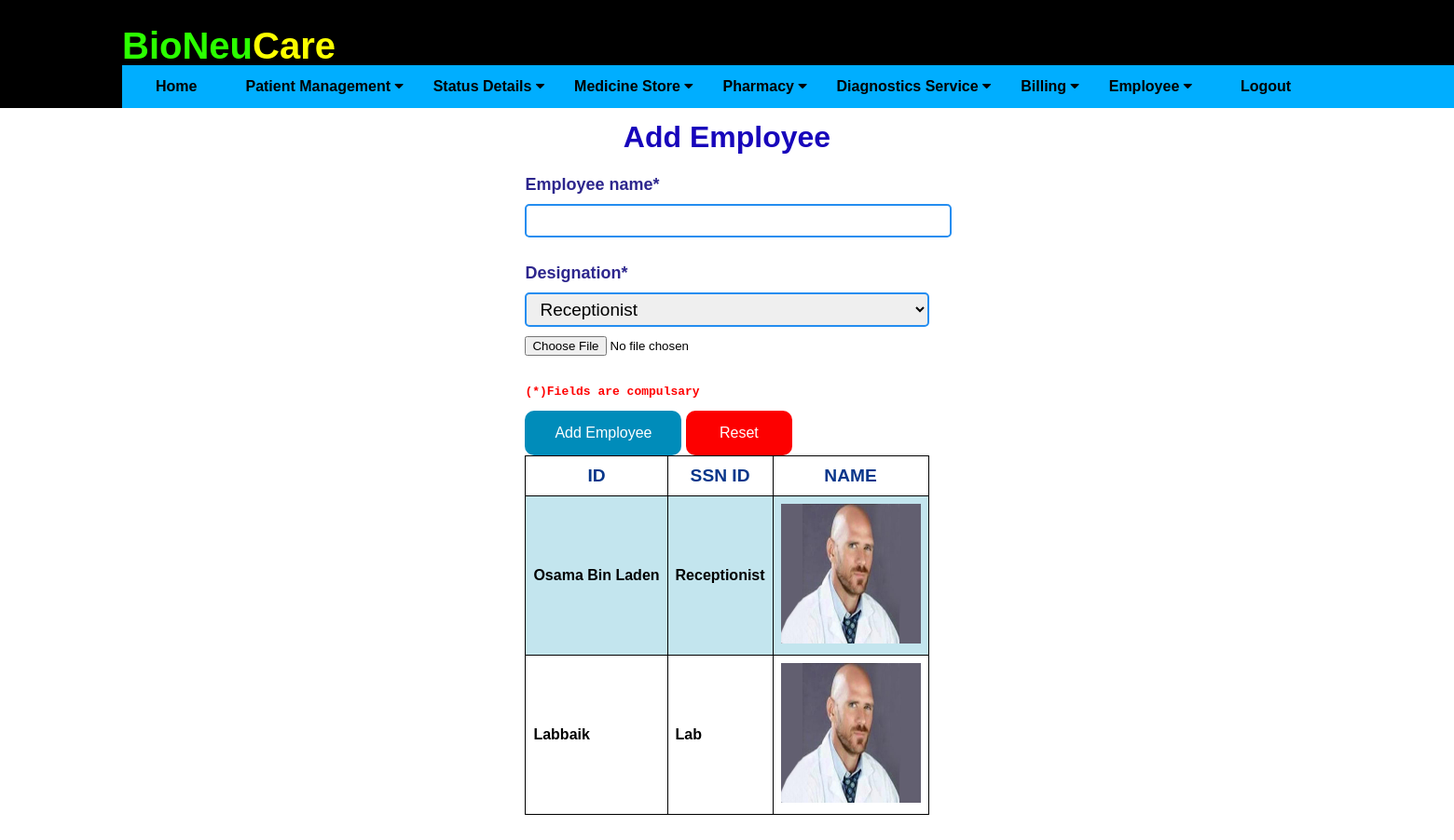
Before: /add_employee (signed in) with the older database file.
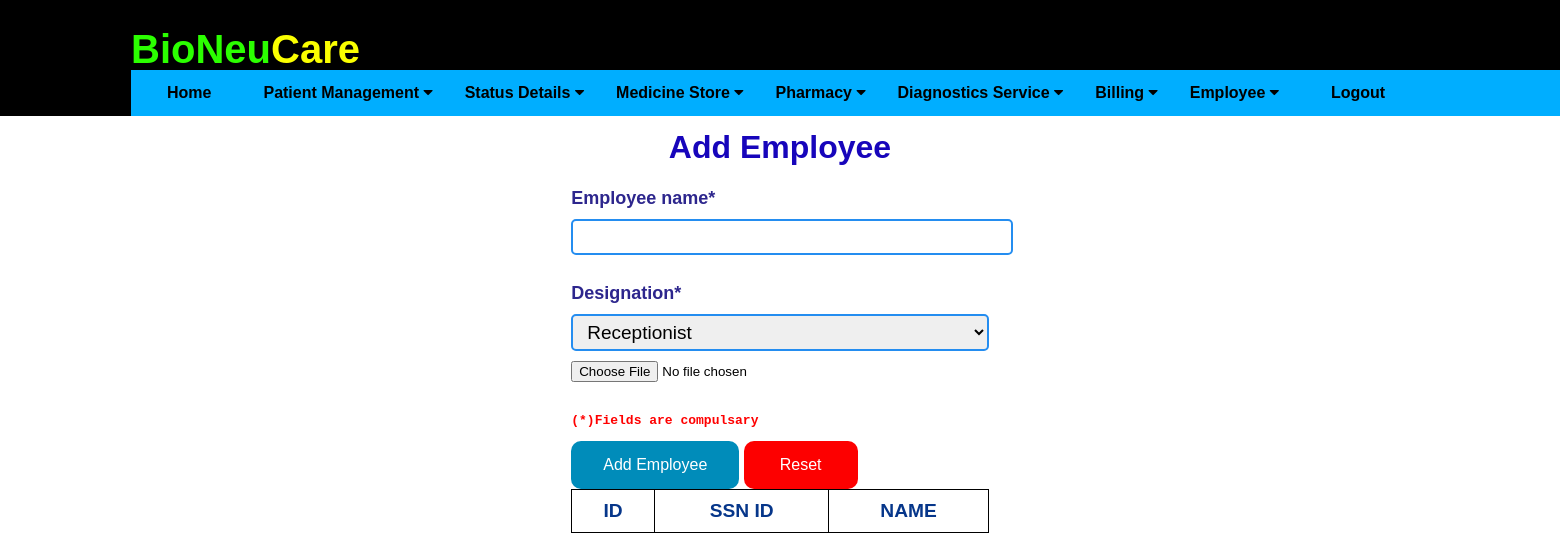
After: the same page with the newer database file.
### application/db.py (models this page shows)
class Employee(db.Model):
    __tablename__ = 'employee_data'
    eid = db.Column(db.Integer, primary_key=True)
    ename = db.Column(db.String(20), nullable=False)
    empid = db.Column(db.Integer, default=random.randint(10000, 99999))
    edesignation = db.Column(db.String(20))
    ecnum = db.Column(db.Integer)
    efname = db.Column(db.String(20))
    emname = db.Column(db.String(20))
    eenum = db.Column(db.String(20))
    enid = db.Column(db.Integer)
    paddr = db.Column(db.String)
    edob = db.Column(db.String(20))
    epaddress = db.Column(db.String)
    eedu = db.Column(db.String)
    ejobinfo = db.Column(db.String)
    ephoto = db.Column(db.String(255), nullable=False, default="default.jpg")

### application/routes.py (the view, shortened to what this page needs)
@app.route('/add_employee', methods=['GET', 'POST'])
def add_employee():
    if 'username' in session:
       employees = Employee.query.all()
       return render_template('addEmployee.html', employees=employees)
    else:
        return "<h1>You do not have permission to perform this action. Please go back</h1>"

### application/templates/addEmployee.html (shortened to what this page needs)
{% extends "layout.html" %}
{% block content %}
        <div class="form1">
            <h1 style="text-align: center; color: rgb(23, 5, 187);">Add Employee</h1>
            <form action="" method="POST" enctype = "multipart/form-data">
                <label for="name">Employee name*</label>
                <input type="name" class="text1" id="name" name="name" required><br><br>
                <label for="designation">Designation*</label>
                <select id="designation" class="text1" name="designation">
                    <option value="Receptionist">Receptionist</option>
                </select><br>
                <input type="file" id="ephoto" name="ephoto"><br><br>
                <pre>(*)Fields are compulsary</pre>
                <button class="button" type="submit">Add Employee</button>
                <button class="rbutton" type="reset">Reset</button>
            </form>
            <table >
        <tr>
            <th>ID</th>
            <th>SSN ID</th>
            <th>NAME</th>
        </tr>
        {% for employee in employees %}
        <tr>
            <td> {{ employee.ename }} </td>
            <td> {{ employee.edesignation }} </td>
            <td> <img src="/static/ephotos/{{ employee.ephoto }}" height="150px" width="150px"/></td>
        </tr>
        {% endfor %}
    </table>
    <br>
        </div>
    {% endblock %}

Changed rows visible on the page:
removed Employee: ename "Osama Bin Laden", edesignation "Receptionist", ephoto (placeholder picture)
removed Employee: ename "Labbaik", edesignation "Lab", ephoto (placeholder picture)
